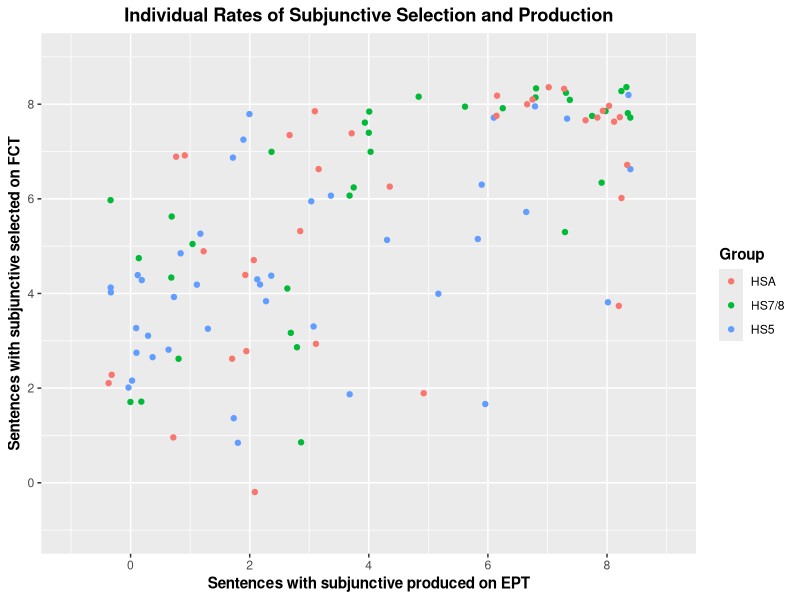

The R script that drew this image:
library(tidyverse)
library(dplyr)
library(here)


# Load data
## EPT
HSA_EPT <- read_csv(here("./CSV Files/Adult HS/Adult HS Subjunctive EPT.csv")) %>%
  filter(Property == "Intensional subjunctive") %>% 
  mutate(Group = "HSA")

DLI78_EPT <- read_csv(here("./CSV Files/DLI-78/DLI-78 Subjunctive EPT.csv")) %>%
  filter(Property == "Intensional subjunctive") %>% 
  mutate(Group = "HS7/8")

MLS78_EPT <- read_csv(here("./CSV Files/MLS-78/MLS-78 Subjunctive EPT.csv")) %>%
  filter(Property == "Intensional subjunctive") %>% 
  mutate(Group = "HS7/8")

DLI5_EPT <- read_csv(here("./CSV Files/DLI-5/DLI-5 Subjunctive EPT.csv"))  %>%
  filter(Property == "Intensional subjunctive") %>% 
  mutate(Group = "HS5")

MLS5_EPT <- read_csv(here("./CSV Files/MLS-5/MLS-5 Subjunctive EPT.csv")) %>%
  filter(Property == "Intensional subjunctive") %>% 
  mutate(Group = "HS5") 


## FCT
HSA_FCT <- read_csv(here("./CSV Files/Adult HS/Adult HS Subjunctive FCT.csv")) %>%
  filter(Property == "Intensional subjunctive") %>% 
  mutate(Group = "HSA")

DLI78_FCT <- read_csv(here("./CSV Files/DLI-78/DLI-78 Subjunctive FCT.csv")) %>%
  filter(Property == "Intensional subjunctive") %>% 
  mutate(Group = "HS7/8")

MLS78_FCT <- read_csv(here("./CSV Files/MLS-78/MLS-78 Subjunctive FCT.csv")) %>%
  filter(Property == "Intensional subjunctive") %>% 
  mutate(Group = "HS7/8")

DLI5_FCT <- read_csv(here("./CSV Files/DLI-5/DLI-5 Subjunctive FCT.csv"))  %>%
  filter(Property == "Intensional subjunctive") %>% 
  mutate(Group = "HS5")

MLS5_FCT <- read_csv(here("./CSV Files/MLS-5/MLS-5 Subjunctive FCT.csv")) %>%
  filter(Property == "Intensional subjunctive") %>% 
  mutate(Group = "HS5") 


## Rejoin dataframes
EPT <- rbind(HSA_EPT, DLI78_EPT, MLS78_EPT, DLI5_EPT, MLS5_EPT)
FCT <- rbind(HSA_FCT, DLI78_FCT, MLS78_FCT, DLI5_FCT, MLS5_FCT)


# Plot individual differences
## Grouping
EPT_Group <- EPT %>%
  filter(!is.na(Mood_Use)) %>%
  group_by(Part_ID, Group) %>%
  summarize(Mood_Production = sum(Mood_Use))

FCT_Group <- FCT %>%
  filter(!is.na(Mood_Use)) %>%
  group_by(Part_ID, Group) %>%
  summarize(Mood_Selection = sum(Mood_Use))

Aggregate = left_join(EPT_Group, FCT_Group, by = "Part_ID", "Group") %>%
  rename(Group = Group.x) %>% 
  mutate(Total = Mood_Production + Mood_Selection)
Aggregate$Group <- factor(Aggregate$Group, levels = c("HSA", "HS7/8", "HS5"))


# Plot individual differences
## Whole group
Aggregate %>% 
  ggplot(aes(x = Mood_Production, y = Mood_Selection)) +
  geom_jitter(mapping = aes(color = Group)) +
  scale_x_continuous(breaks = seq (0, 10, 2),
                     limits = c(-1, 9)) +
  scale_y_continuous(breaks = seq (0, 8, 2),
                     limits = c(-1, 9)) +
  labs(x = "Sentences with subjunctive produced on EPT", y = "Sentences with subjunctive selected on FCT", title = "Individual Rates of Subjunctive Selection and Production", color = "Group") +
  theme(axis.title = element_text(face = "bold"),
        plot.title = element_text(hjust = 0.5, face = "bold"),
        legend.title = element_text(face = "bold"),
        strip.text = element_text(face = "bold", size = 10))


# Descriptive statistics
Mood_Production <- Aggregate %>% 
  group_by(Group) %>% 
  summarize(Mean = mean(Mood_Production), SD = sd(Mood_Production))

Mood_Selection <- Aggregate %>% 
  group_by(Group) %>% 
  summarize(Mean = mean(Mood_Selection), SD = sd(Mood_Selection))
